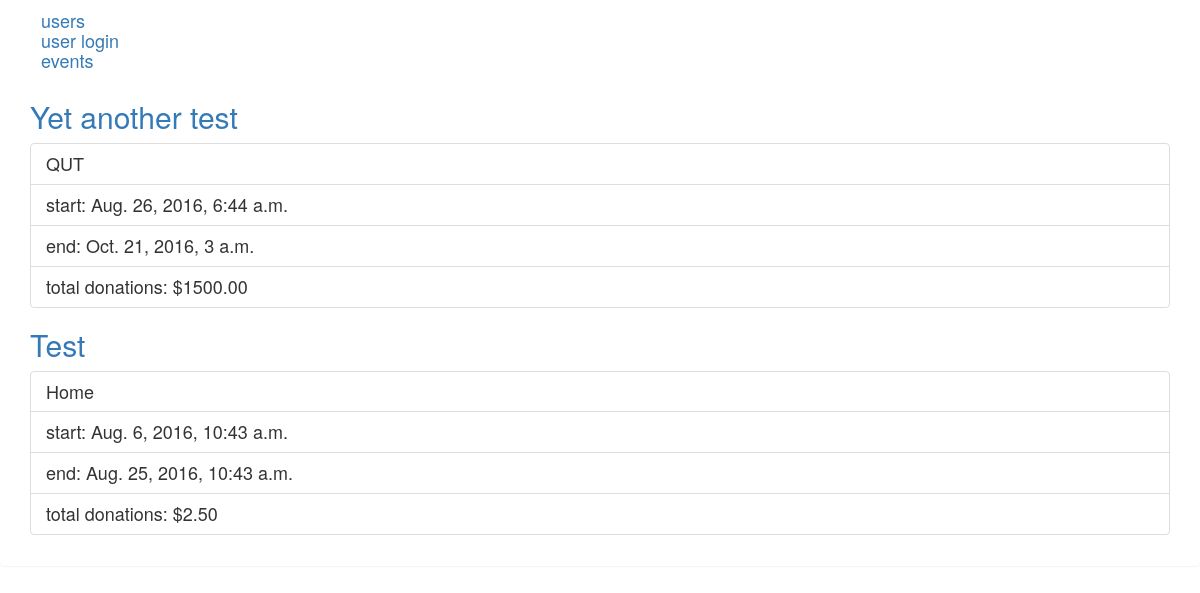
The page / on the database its author committed.
### events/models.py (models this page shows, shortened)
class Event(models.Model):
	event_name     = models.CharField(max_length=100)
	event_location = models.CharField(max_length=500)
	event_cost	   = models.DecimalField(max_digits=7, decimal_places=2, default=0.0)
	start_date     = models.DateTimeField('start date')
	end_date       = models.DateTimeField('end date')

### events/views.py (the view)
# urls.py: url(r'^$', views.event_list_view, name='event_list_view'),
def event_list_view(request):
	event_list = Event.objects.order_by('-start_date')
	donation_list = event_donation_list(event_list)
	data_list = zip(event_list, donation_list)
	context = {'data_list': data_list}
	return render(request, 'events/eventIndex.html', context)

### events/utils.py (called while the page is built)
def event_donation_total(event):
	donations = 0
	for event_donation in UserDonation.objects.filter(event=event):
		donations += event_donation.donation
	return donations

def event_donation_list(event_list):
	donations_list = [];
	for event in event_list:
		donations_list.append(event_donation_total(event))
	return donations_list

### events/templates/events/eventIndex.html (shortened to what this page needs)
{% load bootstrap3 %}
{% bootstrap_css %}
<!DOCTYPE html>
<html>
<head>
</head>
<body>
<div class="panel side-panel-1 category">
<h4 class="title1"Pages</h4>
<ul class="clear-list">
    <li style="list-style-type: none;"><a href="{% url 'user_view' %}">users</a></li>
	<li style="list-style-type: none;"><a href="{% url 'user_login_view' %}">user login</a></li>
	<li style="list-style-type: none;"><a href="{% url 'event_list_view' %}">events</a></li>
</ul>
<div class="container">
	{% include "events/_event_data.html" %}
</body>
</html>

### events/templates/events/_event_data.html
{% if data_list %}
        {% for event, donation in data_list %}
        	<h2 class="form-signin-heading"><a href="{% url 'event_view' event.id %}">{{ event.event_name }}</a></h2>
        		<ul class="list-group">
        			<li class="list-group-item">{{ event.event_location }}</li>
        			<li class="list-group-item">start: {{ event.start_date }}</li>
        			<li class="list-group-item">end: {{ event.end_date }}</li>
                    <li class="list-group-item">total donations: ${{ donation }}</li>
        		</ul>
		{% endfor %}
{% else %}
		<p>No Events.</p>
{% endif %}

### rows shown on the page
Event: event_name "Yet another test", event_location "QUT", start_date "Aug. 26, 2016, 6:44 a.m.", end_date "Oct. 21, 2016, 3 a.m.", donation "1500.00"
Event: event_name "Test", event_location "Home", start_date "Aug. 6, 2016, 10:43 a.m.", end_date "Aug. 25, 2016, 10:43 a.m.", donation "2.50"
